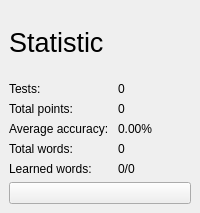
<?xml version="1.0" encoding="UTF-8"?>
<ui version="4.0">
 <class>MainWindow</class>
 <widget class="QMainWindow" name="MainWindow">
  <property name="geometry">
   <rect>
    <x>0</x>
    <y>0</y>
    <width>200</width>
    <height>213</height>
   </rect>
  </property>
  <property name="windowTitle">
   <string>Statistic</string>
  </property>
  <widget class="QWidget" name="centralwidget">
   <layout class="QVBoxLayout" name="verticalLayout_3">
    <item>
     <widget class="QLabel" name="label">
      <property name="font">
       <font>
        <pointsize>20</pointsize>
       </font>
      </property>
      <property name="text">
       <string>Statistic</string>
      </property>
     </widget>
    </item>
    <item>
     <layout class="QHBoxLayout" name="horizontalLayout">
      <item>
       <layout class="QVBoxLayout" name="verticalLayout">
        <item>
         <widget class="QLabel" name="tests_label_2">
          <property name="text">
           <string>Tests:</string>
          </property>
         </widget>
        </item>
        <item>
         <widget class="QLabel" name="total_pts_label_2">
          <property name="text">
           <string>Total points: </string>
          </property>
         </widget>
        </item>
        <item>
         <widget class="QLabel" name="avg_accuracy_label_2">
          <property name="text">
           <string>Average accuracy: </string>
          </property>
         </widget>
        </item>
        <item>
         <widget class="QLabel" name="total_words_label_2">
          <property name="text">
           <string>Total words: </string>
          </property>
         </widget>
        </item>
        <item>
         <widget class="QLabel" name="learned_words_label_2">
          <property name="text">
           <string>Learned words: </string>
          </property>
         </widget>
        </item>
       </layout>
      </item>
      <item>
       <layout class="QVBoxLayout" name="verticalLayout_2">
        <item>
         <widget class="QLabel" name="total_pts_label">
          <property name="text">
           <string>0</string>
          </property>
         </widget>
        </item>
        <item>
         <widget class="QLabel" name="tests_label">
          <property name="text">
           <string>0</string>
          </property>
         </widget>
        </item>
        <item>
         <widget class="QLabel" name="avg_accuracy_label">
          <property name="text">
           <string>0.00%</string>
          </property>
         </widget>
        </item>
        <item>
         <widget class="QLabel" name="total_words_label">
          <property name="text">
           <string>0</string>
          </property>
         </widget>
        </item>
        <item>
         <widget class="QLabel" name="learned_words_label">
          <property name="text">
           <string>0/0</string>
          </property>
         </widget>
        </item>
       </layout>
      </item>
     </layout>
    </item>
    <item>
     <widget class="QPushButton" name="export_button">
      <property name="styleSheet">
       <string notr="true">image: url(:/share_icon/icons8-upload-24.png);</string>
      </property>
      <property name="text">
       <string/>
      </property>
     </widget>
    </item>
   </layout>
  </widget>
 </widget>
 <resources>
  <include location="resource/src.qrc"/>
 </resources>
 <connections/>
</ui>
